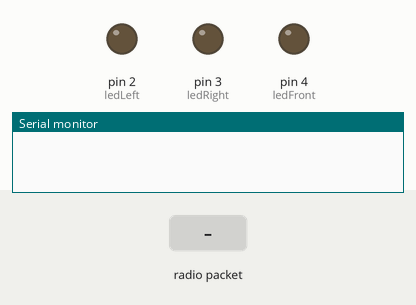
Recording of a sketch running on a simulated Arduino Uno, built with avr-gcc and run on an emulated ATmega328P. Shown: output pins drawn as LEDs (lit = HIGH), the last lines printed to the serial monitor. Inputs (shaded band) come from the test bench. No radio packets arrive unless stated.

Above: at 1.2 s.
1.3 s: radio packet "N" arrives
At 1.9 s:
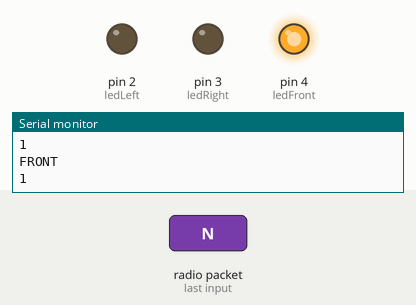
2.8 s: radio packet "E" arrives
At 3.1 s:
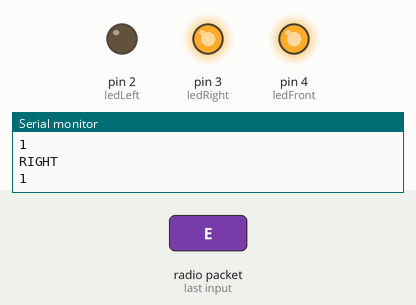
4.3 s: radio packet "W" arrives
At 5.4 s:
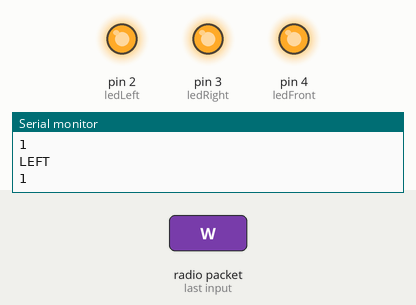
Timing chart, 0 to 7.3 s (numbered marks = the images above; inputs shaded):
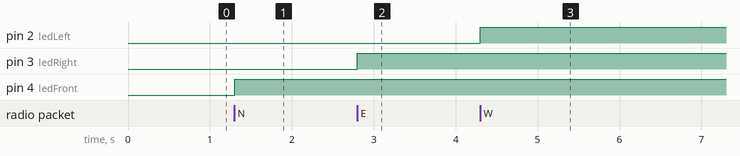

Measured:
- after the input at 1.3 s, pin 4 (ledFront): LOW → HIGH at once
- after the input at 2.8 s, pin 3 (ledRight): LOW → HIGH at once
- after the input at 4.3 s, pin 2 (ledLeft): LOW → HIGH at once

The sketch:

receiver.ino
```cpp
#include <RH_ASK.h>
// Include dependant SPI Library
#include <SPI.h>

// Create Amplitude Shift Keying Object
RH_ASK rf_driver;
// Set buffer to size of expected message
uint8_t buf[32] = {};
uint8_t buflen = sizeof(buf);
uint8_t collissionDirections[10] = {};

/*
   Directions:
   N - North
   X - North East
   E - East
   Y - South East
   S - South
   Z - South West
   W - West
   P - North West
*/

char directions[17] = {'N', 'X', 'E', 'Y', 'S', 'Z', 'W', 'P', 'N', 'X', 'E', 'Y', 'S', 'Z', 'W', 'P'};
enum displayDirections {LFTDOWN, LFT, LFTUP, FRONT, RGHTUP, RGHT, RGHTDOWN};
enum displayDirections collissionDirectionsDisplay[10];

char ourDirection;
char ourLocation;

int ledLeft = 2;
int ledRight = 3;
int ledFront = 4;
void setup()
{
  // Initialize ASK Object
  rf_driver.init();
  // Setup Serial Monitor
  Serial.begin(9600);
  pinMode(ledLeft, OUTPUT);
  pinMode(ledRight, OUTPUT);
  pinMode(ledFront, OUTPUT);
}

void loop()
{
  char *collissionData;
  char *sensorData = receive();
  ourDirection = getOurDirection();
  ourLocation = getOurLocation(ourDirection);

  if (strlen(sensorData) > 0)
  {
    //Serial.print(sensorData);

    collissionData = findCollisionDirection(sensorData, ourDirection, ourLocation);
    int k = displayCollisionData(collissionData, ourLocation);
    Serial.println(k);
    //Serial.println(collissionDirectionsDisplay[0]);
    // Perform necessary action on the possible list of collission direction codes
    // E.g: Display them, fire a buzzer, etc.
    //delay(500);

  }
}

/*
   Input Our Direction, Location and the string of
   location codes where vehicles are found.

   Returns an array of direction codes, which may result in a collission.
*/

char *findCollisionDirection(char sensorData[], char ourDirection, char ourLocation)
{
  int j = 0;
  for (int i = 0; i < strlen(sensorData); i++)
  {
    //Serial.println(sensorData[i]);
    if ((char)sensorData[i] != (char)ourLocation)
    {
      collissionDirections[j] = sensorData[i];
      j++;
    }


  }
  //Assign location codes to collissionDirections
  return collissionDirections;
}

int getCurrentLocationIndex(char ourLocation)
{
  int index = 0;
  switch (ourLocation)
  {
    case 'N': index = 0; break;
    case 'X': index = 1; break;
    case 'E': index = 2; break;
    case 'Y': index = 3; break;
    case 'S': index = 4; break;
    case 'Z': index = 5; break;
    case 'W': index = 6; break;
    case 'P': index = 7; break;
    default: index = 8;
  }
  return index;
}

int displayCollisionData(char *collissionData, char ourLocation)
{
  int i = 0;
  int k = 0;
  int l = 0;
  i = getCurrentLocationIndex(ourLocation);
  for (int j = 0; j < strlen(collissionData); j++)
  {
    //k = getCurrentLocationIndex(collissionData[j]);
    //l = k-i;
    if (char(directions[i + 1]) == char(collissionData[j]))
    {
      collissionDirections[k] = LFTDOWN;
      Serial.println("LEFTDOWN");
      k++;
    }
    if (char(directions[i + 2]) == char(collissionData[j]))
    {
      collissionDirections[k] = LFT;
      Serial.println("LEFT");
      k++;
      digitalWrite(ledLeft, HIGH);
    }
    if (char(directions[i + 3]) == char(collissionData[j]))
    {
      collissionDirections[k] = LFTUP;
      Serial.println("LEFTUP");
      k++;
    }
    if ((directions[i + 4]) == collissionData[j])
    {
      collissionDirections[k] = FRONT;
      k++;
      Serial.println("FRONT");
      digitalWrite(ledFront, HIGH);
    }
    if ((directions[i + 5]) == collissionData[j])
    {
      collissionDirections[k] = RGHTUP;
      k++;
      Serial.println("RIGHTUP");
    }
    if ((directions[i + 6]) == collissionData[j])
    {
      collissionDirections[k] = RGHT;
      k++;
      Serial.println("RIGHT");
      digitalWrite(ledRight, HIGH);
    }
    if ((directions[i + 7]) == collissionData[j])
    {
      collissionDirections[k] = RGHTDOWN;
      k++;
      Serial.println("RIGHTDOWN");
    }
  }
  return k;
}

void turnOffLEDs()
{
  digitalWrite(ledLeft, LOW);
  digitalWrite(ledRight, LOW);
  digitalWrite(ledFront, LOW);
}

char *receive()
{
  buf[0] = '\0';
  buflen = sizeof(buf);
  // Check if received packet is correct size
  if (rf_driver.recv(buf, &buflen))
  {
    buf[buflen] = '\0';
    // Message received with valid checksum
    Serial.print("Message Received: ");
    Serial.println((char*)buf);
    Serial.println(buflen);

  }
  return buf;

}

/*
   Get our direction - direction of approaching the junction
*/
char getOurDirection()
{
  return 'N';
}

/*
   Given our current direction, calculate our location w.r.t the junction.
*/
char getOurLocation(char ourDirection)
{
  char loc = '0';
  if (ourDirection == 'N')
    loc = 'S';
  if (ourDirection == 'S')
    loc = 'N';
  if (ourDirection == 'E')
    loc = 'W';
  if (ourDirection == 'W')
    loc = 'E';

  if (ourDirection == 'X')
    loc = 'Z';
  if (ourDirection == 'Y')
    loc = 'P';
  if (ourDirection == 'Z')
    loc = 'X';
  if (ourDirection == 'P')
    loc = 'Y';

  return loc;
}
```
